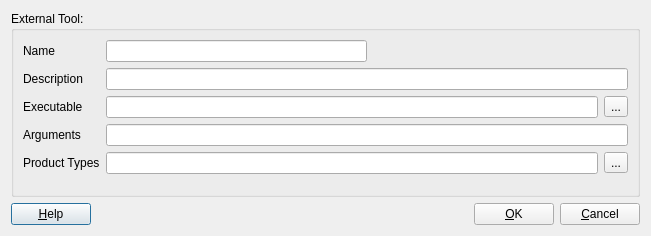
<?xml version="1.0" encoding="UTF-8"?>
<ui version="4.0">
 <class>ExtToolEdit</class>
 <widget class="QDialog" name="ExtToolEdit">
  <property name="geometry">
   <rect>
    <x>0</x>
    <y>0</y>
    <width>651</width>
    <height>236</height>
   </rect>
  </property>
  <property name="windowTitle">
   <string>External Tool Edition</string>
  </property>
  <layout class="QVBoxLayout" name="verticalLayout">
   <item>
    <widget class="QGroupBox" name="gpboxTool">
     <property name="title">
      <string>External Tool: </string>
     </property>
     <layout class="QFormLayout" name="formLayout">
      <item row="0" column="0">
       <widget class="QLabel" name="label_5">
        <property name="text">
         <string>Name</string>
        </property>
        <property name="alignment">
         <set>Qt::AlignLeading|Qt::AlignLeft|Qt::AlignVCenter</set>
        </property>
       </widget>
      </item>
      <item row="0" column="1">
       <layout class="QHBoxLayout" name="horizontalLayout_5">
        <item>
         <widget class="QLineEdit" name="edName"/>
        </item>
        <item>
         <spacer name="horizontalSpacer_3">
          <property name="orientation">
           <enum>Qt::Horizontal</enum>
          </property>
          <property name="sizeHint" stdset="0">
           <size>
            <width>40</width>
            <height>20</height>
           </size>
          </property>
         </spacer>
        </item>
       </layout>
      </item>
      <item row="1" column="0">
       <widget class="QLabel" name="label_6">
        <property name="text">
         <string>Description</string>
        </property>
        <property name="alignment">
         <set>Qt::AlignLeading|Qt::AlignLeft|Qt::AlignVCenter</set>
        </property>
       </widget>
      </item>
      <item row="1" column="1">
       <widget class="QLineEdit" name="edDesc"/>
      </item>
      <item row="2" column="0">
       <widget class="QLabel" name="label_7">
        <property name="text">
         <string>Executable</string>
        </property>
        <property name="alignment">
         <set>Qt::AlignLeading|Qt::AlignLeft|Qt::AlignVCenter</set>
        </property>
       </widget>
      </item>
      <item row="2" column="1">
       <layout class="QHBoxLayout" name="horizontalLayout_7">
        <item>
         <widget class="QLineEdit" name="edExe"/>
        </item>
        <item>
         <widget class="QToolButton" name="tbtnSelectExe">
          <property name="text">
           <string>...</string>
          </property>
         </widget>
        </item>
       </layout>
      </item>
      <item row="3" column="0">
       <widget class="QLabel" name="label_9">
        <property name="text">
         <string>Arguments</string>
        </property>
        <property name="alignment">
         <set>Qt::AlignLeading|Qt::AlignLeft|Qt::AlignVCenter</set>
        </property>
       </widget>
      </item>
      <item row="3" column="1">
       <widget class="QLineEdit" name="edArgs"/>
      </item>
      <item row="4" column="0">
       <widget class="QLabel" name="label_8">
        <property name="text">
         <string>Product Types</string>
        </property>
        <property name="alignment">
         <set>Qt::AlignLeading|Qt::AlignLeft|Qt::AlignVCenter</set>
        </property>
       </widget>
      </item>
      <item row="4" column="1">
       <layout class="QHBoxLayout" name="horizontalLayout_6">
        <item>
         <widget class="QLineEdit" name="edProdTypes">
          <property name="readOnly">
           <bool>true</bool>
          </property>
         </widget>
        </item>
        <item>
         <widget class="QToolButton" name="tbtnSelectProdTypes">
          <property name="text">
           <string>...</string>
          </property>
         </widget>
        </item>
       </layout>
      </item>
     </layout>
    </widget>
   </item>
   <item>
    <layout class="QHBoxLayout" name="horizontalLayout_8">
     <property name="leftMargin">
      <number>0</number>
     </property>
     <property name="topMargin">
      <number>0</number>
     </property>
     <property name="rightMargin">
      <number>0</number>
     </property>
     <property name="bottomMargin">
      <number>0</number>
     </property>
     <item>
      <widget class="QPushButton" name="btnHelp">
       <property name="text">
        <string>&amp;Help</string>
       </property>
      </widget>
     </item>
     <item>
      <spacer name="horizontalSpacer_4">
       <property name="orientation">
        <enum>Qt::Horizontal</enum>
       </property>
       <property name="sizeHint" stdset="0">
        <size>
         <width>40</width>
         <height>20</height>
        </size>
       </property>
      </spacer>
     </item>
     <item>
      <widget class="QPushButton" name="btnOK">
       <property name="text">
        <string>&amp;OK</string>
       </property>
      </widget>
     </item>
     <item>
      <widget class="QPushButton" name="btnCancel">
       <property name="text">
        <string>&amp;Cancel</string>
       </property>
      </widget>
     </item>
    </layout>
   </item>
  </layout>
 </widget>
 <resources/>
 <connections>
  <connection>
   <sender>btnHelp</sender>
   <signal>clicked()</signal>
   <receiver>ExtToolEdit</receiver>
   <slot>showHelp()</slot>
   <hints>
    <hint type="sourcelabel">
     <x>72</x>
     <y>196</y>
    </hint>
    <hint type="destinationlabel">
     <x>90</x>
     <y>261</y>
    </hint>
   </hints>
  </connection>
  <connection>
   <sender>tbtnSelectExe</sender>
   <signal>clicked()</signal>
   <receiver>ExtToolEdit</receiver>
   <slot>selectApp()</slot>
   <hints>
    <hint type="sourcelabel">
     <x>561</x>
     <y>121</y>
    </hint>
    <hint type="destinationlabel">
     <x>596</x>
     <y>142</y>
    </hint>
   </hints>
  </connection>
  <connection>
   <sender>tbtnSelectProdTypes</sender>
   <signal>clicked()</signal>
   <receiver>ExtToolEdit</receiver>
   <slot>selectProdTypes()</slot>
   <hints>
    <hint type="sourcelabel">
     <x>561</x>
     <y>152</y>
    </hint>
    <hint type="destinationlabel">
     <x>574</x>
     <y>179</y>
    </hint>
   </hints>
  </connection>
  <connection>
   <sender>btnOK</sender>
   <signal>clicked()</signal>
   <receiver>ExtToolEdit</receiver>
   <slot>accept()</slot>
   <hints>
    <hint type="sourcelabel">
     <x>430</x>
     <y>184</y>
    </hint>
    <hint type="destinationlabel">
     <x>387</x>
     <y>183</y>
    </hint>
   </hints>
  </connection>
  <connection>
   <sender>btnCancel</sender>
   <signal>clicked()</signal>
   <receiver>ExtToolEdit</receiver>
   <slot>reject()</slot>
   <hints>
    <hint type="sourcelabel">
     <x>535</x>
     <y>187</y>
    </hint>
    <hint type="destinationlabel">
     <x>278</x>
     <y>189</y>
    </hint>
   </hints>
  </connection>
 </connections>
 <slots>
  <slot>showHelp()</slot>
  <slot>selectApp()</slot>
  <slot>selectProdTypes()</slot>
 </slots>
</ui>
